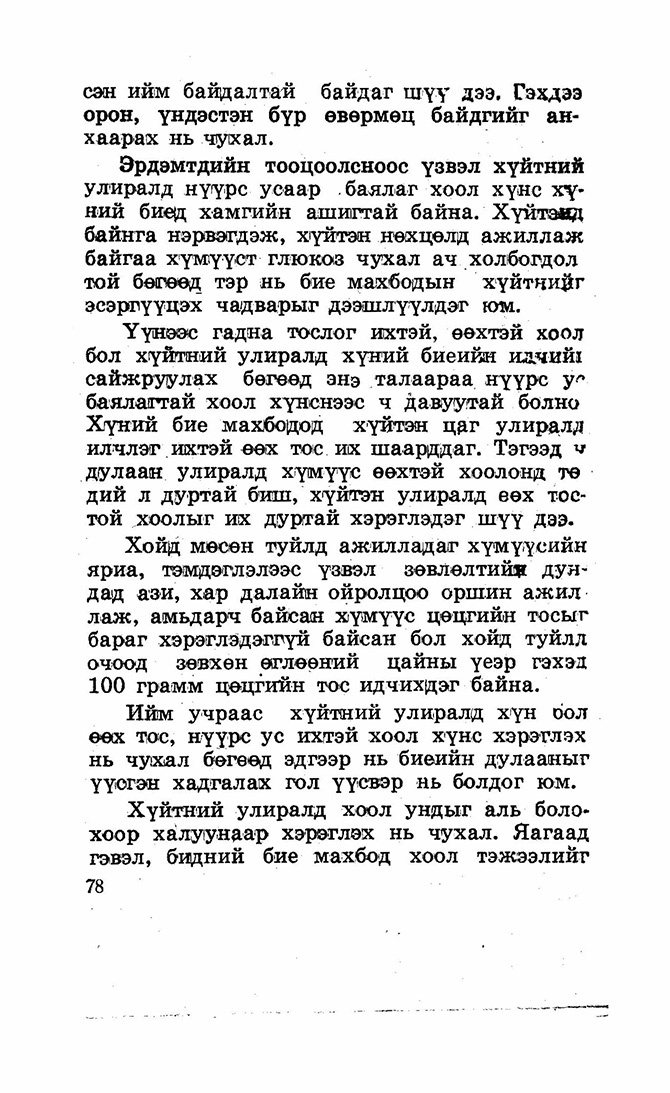
#> input picture dataset/corrected_images/img_001.jpg, 670 x 1093 px
$ python -i contour_detection.py   (imports and definitions only)
#> lines starting #> are read from the running program, lines starting #| are printed output that depends on the picture; after the words box and inside, x2 and y2 are one past the last pixel; in counts of white or black regions, pixels touching at a corner belong together
### scripts/preprocess.py
import cv2

def apply_preprocess(img_path):
#> called with img_path = '../dataset/corrected_images/img_001.jpg'
    image = cv2.imread(img_path)
#> image is the input picture: shape (1093, 670, 3); min 0, max 255, mean 226
    gray = cv2.cvtColor(image,cv2.COLOR_BGR2GRAY)
    return gray

### scripts/contour_detection.py
import cv2
from scripts.preprocess import apply_preprocess
import numpy as np

def get_contour_precedence(contour, cols):
    tolerance_factor = 61
    origin = cv2.boundingRect(contour)
    return ((origin[1] // tolerance_factor) * tolerance_factor) * cols + origin[0]

def sort_contours_by_y(contours):
    bounding_boxes = [cv2.boundingRect(c) for c in contours]
    sorted_indices = sorted(range(len(bounding_boxes)), key=lambda k: bounding_boxes[k][1])

    return [contours[i] for i in sorted_indices]

def detect_cntr(img_path):
    image = apply_preprocess(img_path)

    ret,thresh = cv2.threshold(image,127,255,cv2.THRESH_BINARY_INV)
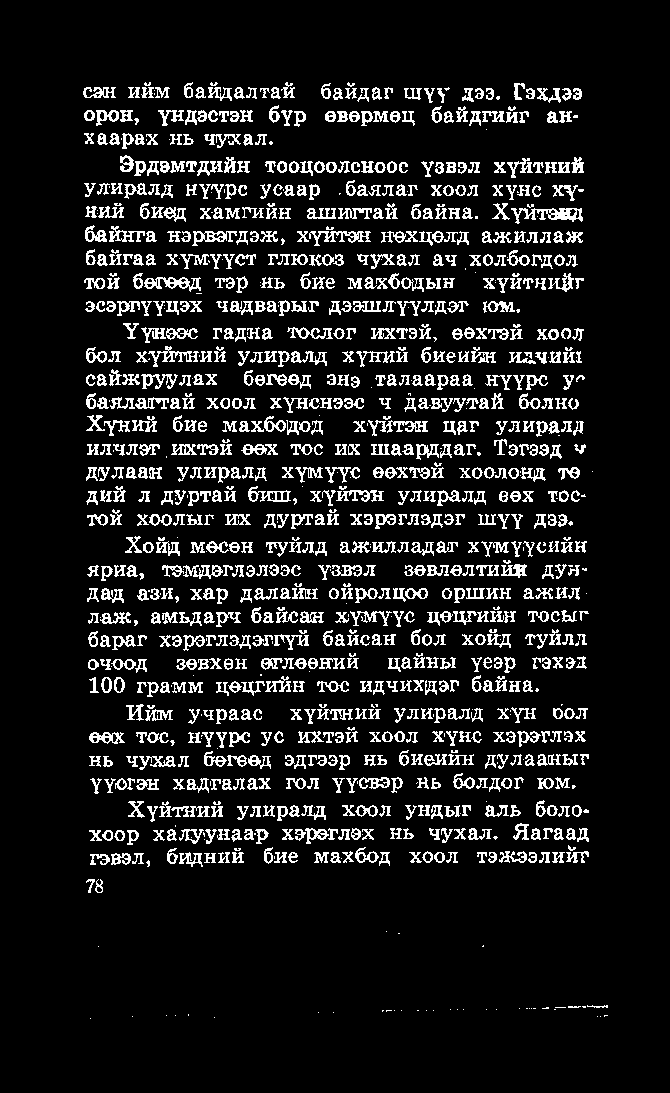
#> thresh: shape (1093, 670); 10.9% white in thin lines or dots, all inside (x1, y1, x2, y2) = (83, 82, 608, 1019)

    kernel = np.ones((5,100), np.uint8)
    img_dilation = cv2.dilate(thresh, kernel, iterations=1)
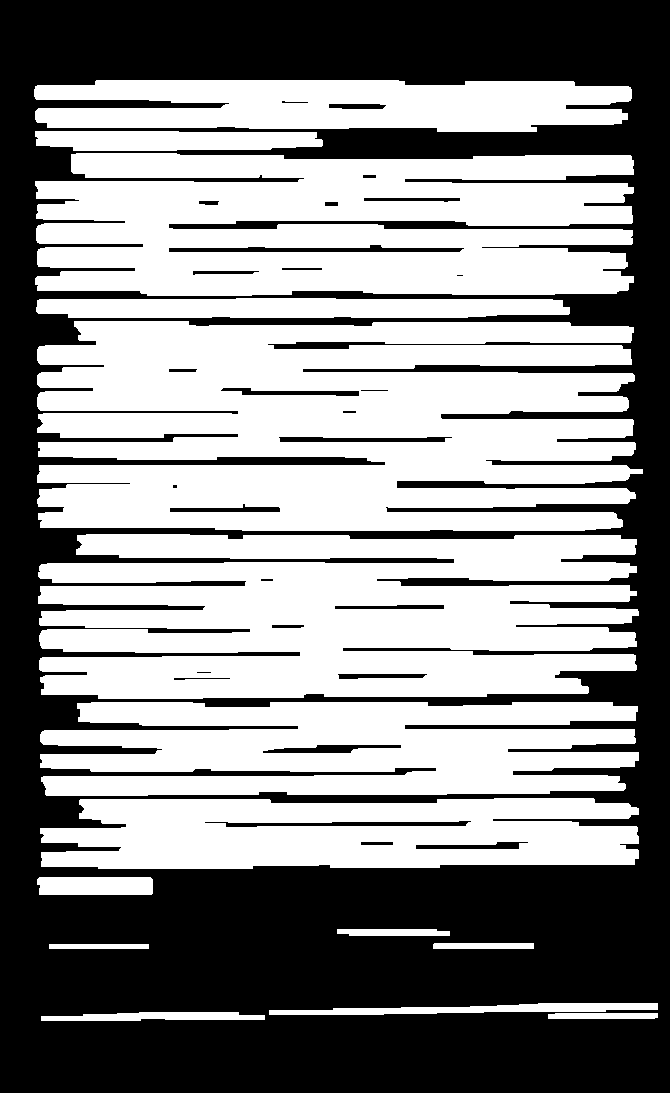
#> img_dilation: shape (1093, 670); 53.7% white; 28 black regions (3 under 20 px)

    contours, h = cv2.findContours(img_dilation.copy(), cv2.RETR_EXTERNAL, cv2.CHAIN_APPROX_SIMPLE)
#> contours = 15 contours; largest, box (x1, y1, x2, y2) and area: (37, 321, 643, 531) 105616, (38, 534, 639, 699) 80772, (35, 153, 634, 296) 72516, (40, 702, 639, 796) 44690, (40, 798, 639, 869) 36217; h = 15 rows, first 6: [1, -1, -1, -1], [2, 0, -1, -1], [3, 1, -1, -1], [4, 2, -1, -1], [5, 3, -1, -1], [6, 4, -1, -1]


    image_area = image.shape[0] * image.shape[1]
#> image_area = 732310
    largest_contour = max(contours, key=cv2.contourArea)
#> largest_contour = contour of 365 points, box (x1, y1, x2, y2) (37, 321, 643, 531), area 105616
    x, y, w, h = cv2.boundingRect(largest_contour)
#> x = 37; y = 321; w = 606; h = 210
    largest_contour_area = w * h
#> largest_contour_area = 127260
    threshold_area = 0.95 * image_area
#> threshold_area = 695694.5
    if largest_contour_area >= threshold_area:
        contours = tuple(x for x in contours if x is not largest_contour)

    min_area = 1000
    contours_sorted = sort_contours_by_y(contours)
#> in sort_contours_by_y, `bounding_boxes = [cv2.boundingRect(c) for c in contours]`: bounding_boxes = 15 items, first 6: (548, 1013, 110, 6), (41, 1012, 224, 9), (269, 1003, 389, 12), (49, 944, 100, 5), (433, 943, 101, 6), (337, 929, 113, 7)
#> in sort_contours_by_y, `sorted_indices = sorted(range(len(bounding_boxes)), key=lambda k: boun..`: sorted_indices = [14, 13, 12, 11, 10, 9, 8, 7, 6, 5, 4, 3, 2, 1, 0]
#> contours_sorted has the same summary as contours

    filtered_contours = [contour for contour in contours_sorted if min_area <= cv2.contourArea(contour)]
#> filtered_contours = 11 contours; largest, box (x1, y1, x2, y2) and area: (37, 321, 643, 531) 105616, (38, 534, 639, 699) 80772, (35, 153, 634, 296) 72516, (40, 702, 639, 796) 44690, (40, 798, 639, 869) 36217

    cropped_images = []
    for i, ctr in enumerate(filtered_contours):
        x, y, w, h = cv2.boundingRect(ctr)
        cropped_img = image[y:y+h, x:x+w]
        cropped_images.append(cropped_img)
#> this loop made 11 passes
#> (x, y, w, h) on passes 1 to 11: (34, 80, 598, 52), (35, 131, 288, 20), (35, 153, 599, 143), (36, 298, 534, 20), (37, 321, 606, 210), (38, 534, 601, 165), (40, 702, 599, 94), (40, 798, 599, 71), (37, 877, 116, 18), (269, 1003, 389, 12), (41, 1012, 224, 9)
#> pass 1, in detect_cntr, `cropped_img = image[y:y+h, x:x+w]`:
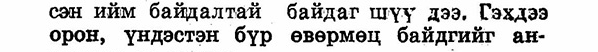
#> cropped_img: shape (52, 598); min 0, max 255, mean 210.3
#> pass 2, in detect_cntr, `cropped_img = image[y:y+h, x:x+w]`:
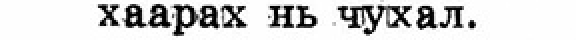
#> cropped_img: shape (20, 288) (shown 2 times larger); min 0, max 255, mean 212.4
#> pass 3, in detect_cntr, `cropped_img = image[y:y+h, x:x+w]`:
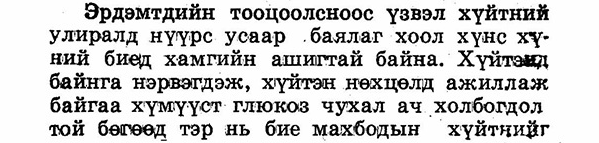
#> cropped_img: shape (143, 599); min 0, max 255, mean 207.4
#> after the loop, cropped_images = 11 items
    return cropped_images

>>> result = detect_cntr('../dataset/corrected_images/img_001.jpg')
#> result = 11 items

$ run again, on dataset/corrected_images/img_002.jpg
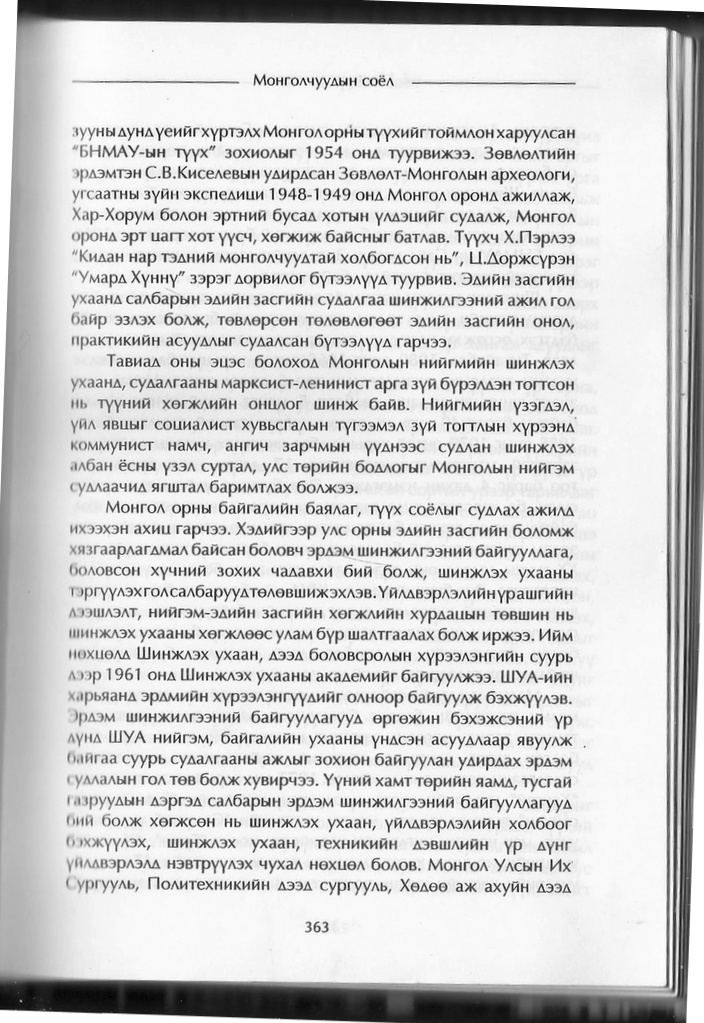
#> input picture dataset/corrected_images/img_002.jpg, 704 x 1023 px
#> in apply_preprocess, image is the input picture: shape (1023, 704, 3); min 3, max 255, mean 206.9
#> in detect_cntr, `ret,thresh = cv2.threshold(image,127,255,cv2.THRESH_BINARY_INV)`:
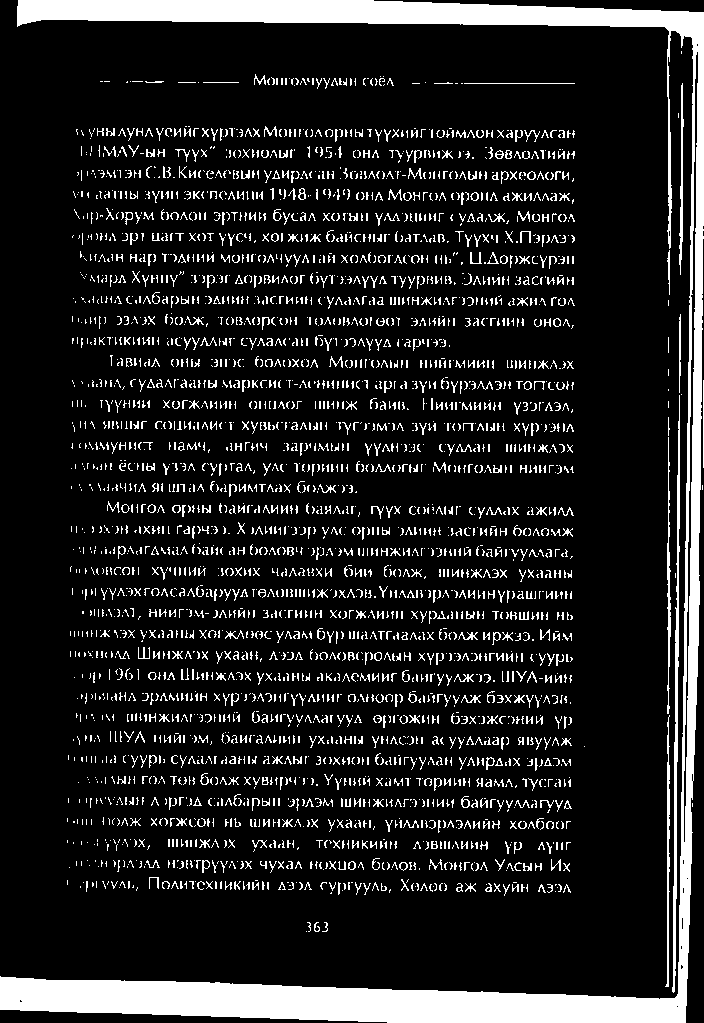
#> thresh: shape (1023, 704); 13.5% white; 3231 white regions (2431 under 20 px), largest, box (x1, y1, x2, y2) and area: (0, 0, 704, 1023) 47262, (672, 395, 680, 993) 1674, (665, 715, 670, 987) 602
#> img_dilation: shape (1023, 704); 67.2% white; 22 black regions (2 under 20 px)
#> in detect_cntr, `contours, h = cv2.findContours(img_dilation.copy(), cv2.RETR_EXTERNAL,..`: contours = 5 contours; box (x1, y1, x2, y2) and area: (0, 0, 704, 1023) 456663, (23, 311, 624, 332) 8724, (23, 333, 500, 353) 7394, (22, 479, 407, 499) 5392, (257, 920, 378, 934) 1546; h = [[1, -1, -1, -1], [2, 0, -1, -1], [3, 1, -1, -1], [4, 2, -1, -1], [-1, 3, -1, -1]]
#> largest_contour = contour of 1448 points, box (x1, y1, x2, y2) (0, 0, 704, 1023), area 456663
#> in detect_cntr, `x, y, w, h = cv2.boundingRect(largest_contour)`: x = 0; w = 704; h = 1023
#> largest_contour_area = 720192
#> in detect_cntr, `contours = tuple(x for x in contours if x is not largest_contour)`: contours = 4 contours; box (x1, y1, x2, y2) and area: (23, 311, 624, 332) 8724, (23, 333, 500, 353) 7394, (22, 479, 407, 499) 5392, (257, 920, 378, 934) 1546
#> bounding_boxes = [(257, 920, 121, 14), (22, 479, 385, 20), (23, 333, 477, 20), (23, 311, 601, 21)]
#> sorted_indices = [3, 2, 1, 0]
#> contours_sorted has the same summary as contours
#> filtered_contours has the same summary as contours
#> the loop in detect_cntr, `for i, ctr in enumerate(filtered_contours):` made 4 passes
#> pass 3, in detect_cntr, `cropped_img = image[y:y+h, x:x+w]`:
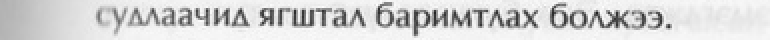
#> cropped_img: shape (20, 385) (shown 2 times larger); min 33, max 254, mean 212.5
#> after the loop in detect_cntr, `for i, ctr in enumerate(filtered_contours):`: cropped_images = 4 items

$ run again, on dataset/corrected_images/img_003.jpg
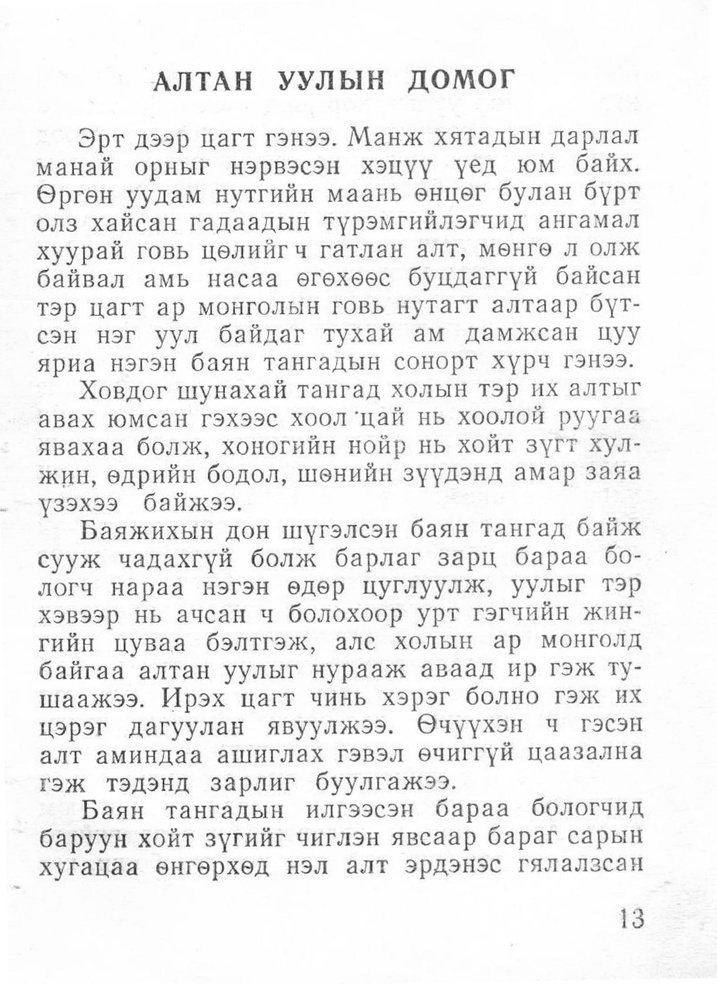
#> input picture dataset/corrected_images/img_003.jpg, 717 x 984 px, shrunk from 1594 x 2188 before the run
#> in apply_preprocess, image is the input picture: shape (984, 717, 3); min 15, max 255, mean 238
#> in detect_cntr, `ret,thresh = cv2.threshold(image,127,255,cv2.THRESH_BINARY_INV)`:
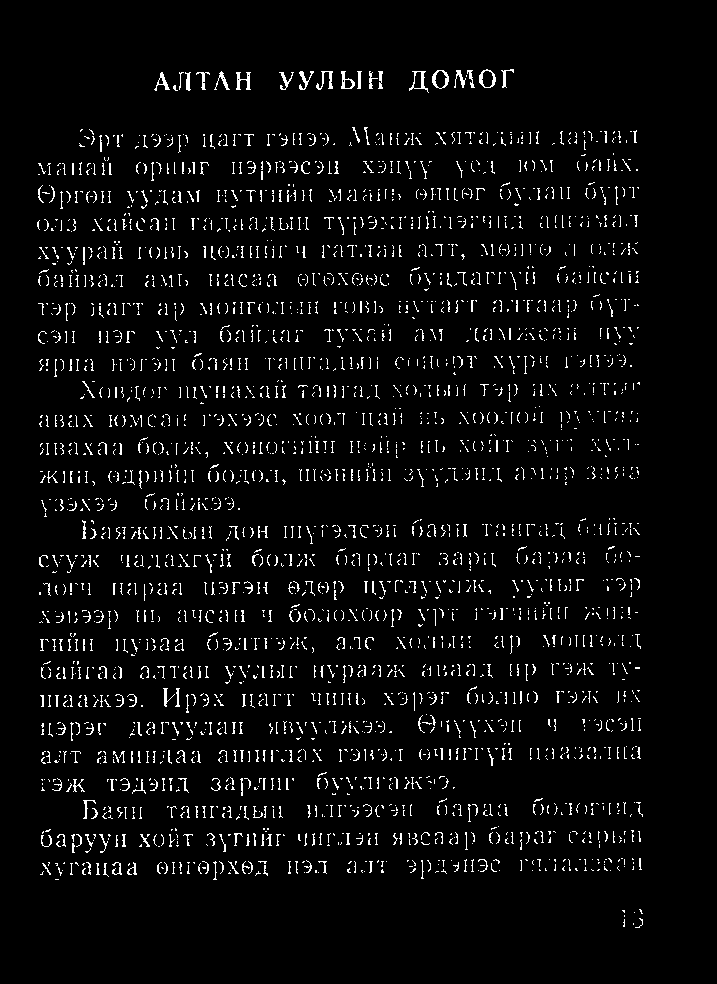
#> thresh: shape (984, 717); 4.3% white in thin lines or dots, all inside (x1, y1, x2, y2) = (37, 69, 643, 928)
#> img_dilation: shape (984, 717); 55.7% white; 19 black regions (1 under 20 px)
#> in detect_cntr, `contours, h = cv2.findContours(img_dilation.copy(), cv2.RETR_EXTERNAL,..`: contours = 10 contours; largest, box (x1, y1, x2, y2) and area: (0, 238, 690, 460) 108384, (0, 125, 689, 237) 61406, (0, 461, 690, 575) 49746, (0, 576, 691, 658) 42274, (0, 659, 691, 743) 41674; h = [[1, -1, -1, -1], [2, 0, -1, -1], [3, 1, -1, -1], [4, 2, -1, -1], [5, 3, -1, -1], [6, 4, -1, -1], [7, 5, -1, -1], [8, 6, -1, -1], [9, 7, -1, -1], [-1, 8, -1, -1]]
#> largest_contour = contour of 487 points, box (x1, y1, x2, y2) (0, 238, 690, 460), area 108384
#> in detect_cntr, `x, y, w, h = cv2.boundingRect(largest_contour)`: x = 0; y = 238; w = 690; h = 222
#> largest_contour_area = 153180
#> bounding_boxes = [(573, 907, 120, 23), (0, 856, 692, 26), (0, 770, 693, 85), (0, 741, 691, 27), (0, 659, 691, 84), (0, 576, 691, 82), (0, 461, 690, 114), (0, 238, 690, 222), (0, 125, 689, 112), (105, 67, 459, 28)]
#> sorted_indices = [9, 8, 7, 6, 5, 4, 3, 2, 1, 0]
#> contours_sorted has the same summary as contours
#> filtered_contours has the same summary as contours
#> the loop in detect_cntr, `for i, ctr in enumerate(filtered_contours):` made 10 passes
#> pass 3, in detect_cntr, `cropped_img = image[y:y+h, x:x+w]`:
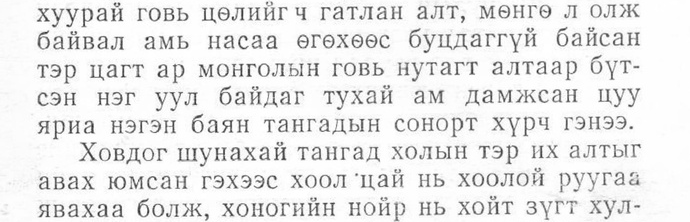
#> cropped_img: shape (222, 690); min 31, max 255, mean 233.7
#> after the loop in detect_cntr, `for i, ctr in enumerate(filtered_contours):`: cropped_images = 10 items
